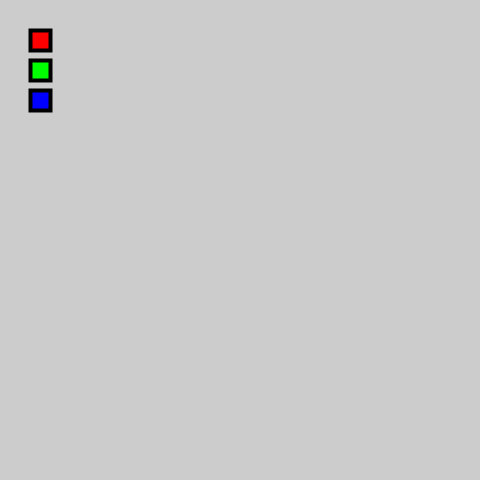
Frame 1 (no input)
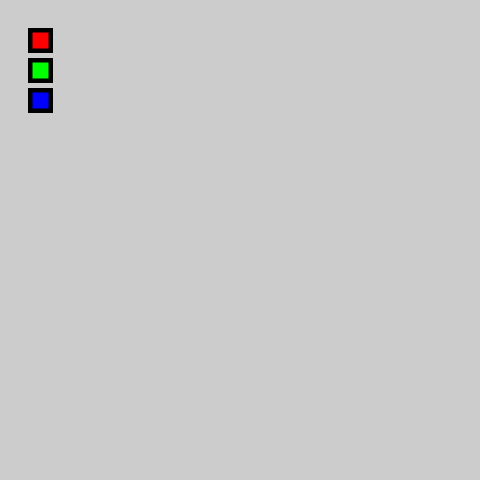
Frame 60 (the mouse pressed at the canvas centre just before this capture)
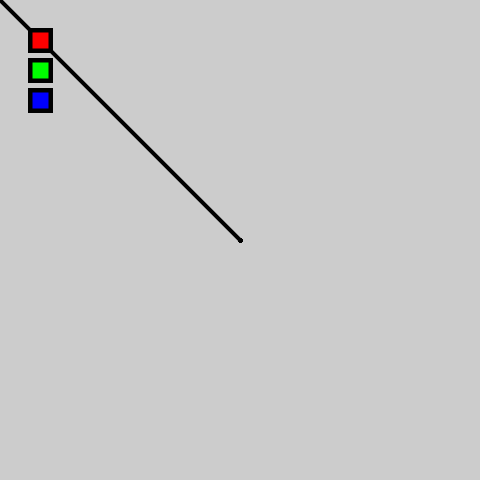
Frame 120 (the mouse held since frame 60 and released just before this capture)

The Processing sketch that drew these frames (run headless with seeded random() and noise(); from frame 60 on, the mouse is pressed at the canvas centre):

// Processing sketch: processing_21281
// ── processing_21281.pde

void setup() {
size(480,480);
strokeWeight(4);
smooth();
}
 
float x=30;//distance to left side
float y1=30;//placement of square 1 on y-axis
float y2=60;//square 2
float y3=90;//square 3
float s=20;//size of square
 
 void draw(){ //drawing and coloring the squares
      fill(255,0,0);//red
    rect( x, y1, s, s);
      fill(0,255,0);//green
    rect( x,y2, s, s);
      fill(0,0,255);//blue
    rect( x, y3, s, s);
 
   if (mousePressed == true) //drawing if mouse is pressed
      line(mouseX, mouseY, pmouseX, pmouseY);
   if (mousePressed == true){
      cursor(HAND);//showing hand if mouse is pressed
       } else {
      cursor(ARROW);//showing arrow if mouse not pressed
       }
}
  
 
void mouseClicked() {
   
  if ((mouseX > x) && (mouseX < x+s) //if clicked within square 1 color red
    && (mouseY > y1) && (mouseY < y1+s)){
  stroke(255,0,0);}
    
  if ((mouseX > x) && (mouseX < x+s) //if clicked within square 2 color red
    && (mouseY > y2) && (mouseY < y2+s)){
  stroke(0,255,0);}
   
    if ((mouseX > x) && (mouseX < x+s) //if clicked within square 3 color red
    && (mouseY > y3) && (mouseY < y3+s)){
  stroke(0,0,255);}
 }

                
                
